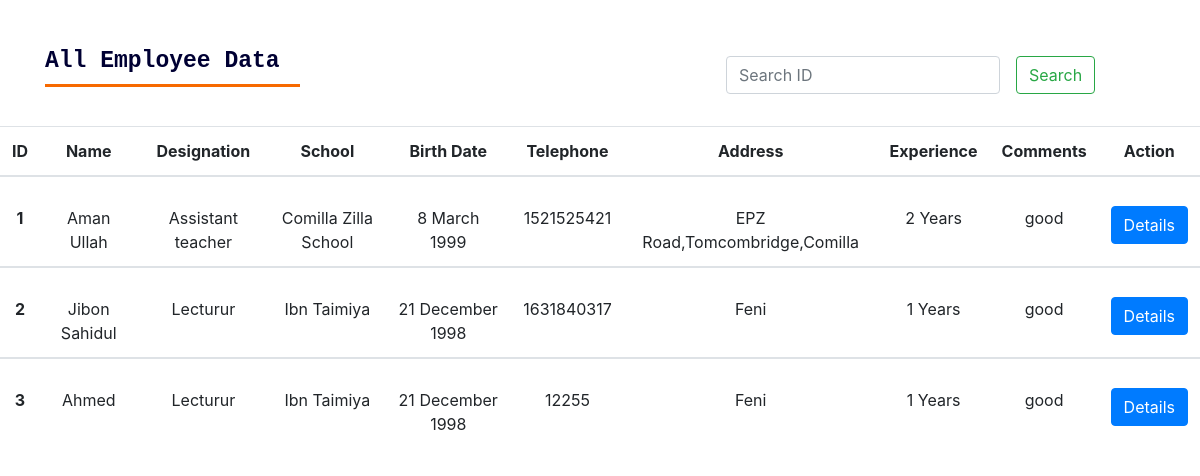
The page /view_employee.php on the database its author committed.
### tables this page shows
CREATE TABLE `add_employee` (
  `Id:` varchar(50) NOT NULL,
  `name:` text NOT NULL,
  `designation:` text NOT NULL,
  `school_name:` text NOT NULL,
  `birth_date` varchar(50) NOT NULL,
  `number` int(12) NOT NULL,
  `email` varchar(50) NOT NULL,
  `address` varchar(250) NOT NULL,
  `edu_qualification` varchar(250) NOT NULL,
  `job_experience` varchar(50) NOT NULL,
  `publications` varchar(50) NOT NULL,
  `outstanding_quality` varchar(50) NOT NULL,
  `comment` varchar(100) NOT NULL
);

### view_employee.php (the view, shortened to what this page needs)
<?php
$servername = "localhost";
$username = "root";
$password = "";
$dbname="payroll";
$conn = new mysqli($servername, $username, $password);
$conn->select_db($dbname);
?>
<!DOCTYPE html>
<html lang="en">
	<head>
		<link rel="stylesheet" href="https://stackpath.bootstrapcdn.com/bootstrap/4.3.1/css/bootstrap.min.css">
	</head>
	<body>
		<div class="container"></div><br><br>
		<div class="container">
			<div class="heading">
				<div class="row">
					<div class="col-md-3">
						<div class="heading1">
							<h4>All Employee Data</h4>
						</div>
					</div>
					<div class="col-md-4"></div>
					<div class="col-md-5">
						<nav class="navbar navbar-light bg-#2C363C;">
							<form class="form-inline" method="post">
								<input class="form-control mr-sm-3" type="search" placeholder="Search ID" name="id" aria-label="Search">
								<button class="btn btn-outline-success my-2 my-sm-0" type="submit" name="search">Search</button>
							</form>
						</nav>
					</div>
				</div>
			</div>
		</div><br>
		<table class="table table-hover" style="text-align: center;" >
			<thead>
				<tr>
					<th scope="col">ID</th>
					<th scope="col">Name</th>
					<th scope="col">Designation</th>
					<th scope="col">School</th>
					<th scope="col">Birth Date</th>
					<th scope="col">Telephone</th>
					<th scope="col">Address</th>
					<th scope="col">Experience</th>
					<th scope="col">Comments</th>
					<th scope="col">Action</th>
				</tr>
			</thead>
			<?php
				$query="SELECT * FROM `add_employee`";
				$result_query=$conn->query($query);
				while ($fetch_result=$result_query->fetch_array())
					{
			?>
			<tbody>
				<tr>
					<th scope="row" style="padding-top: 29px;"><?php print $fetch_result[0]?></th>
					<td style="padding-top: 29px;"><?php print $fetch_result[1]?></td>
					<td style="padding-top: 29px;"><?php print $fetch_result[2]?></td>
					<td style="padding-top: 29px;"><?php print $fetch_result[3]?></td>
					<td style="padding-top: 29px;"><?php print $fetch_result[4]?></td>
					<td style="padding-top: 29px;"><?php print $fetch_result[5]?></td>
					<td style="padding-top: 29px;"><?php print $fetch_result[7]?></td>
					<td style="padding-top: 29px;"><?php print $fetch_result[9]?></td>
					<td style="padding-top: 29px;"><?php print $fetch_result[12]?></td>
					<td style="padding-top: 29px;">
						<a href="home.php?&&page=prfl&&id=<?php print $fetch_result[0]?>"><button class="btn btn-primary" action="prfl.php" value="<?php print $fetch_result[0]?>">Details</button></a>
					</td>
				</tr>
			</tbody>
			<?php
			}
			?>
		</table>
	</body>
</html>

### view_employee.php (style rules this page uses)
.heading1 { border-bottom: 3px solid #F76900; }
.heading1 h4 { color: #000033; font-weight:bold; font-family: monospace; font-size: 23px; }

### rows shown on the page
add_employee: value "1", value "Aman Ullah", value "Assistant teacher", value "Comilla Zilla School", birth_date "8 March 1999", number "1521525421", address "EPZ Road,Tomcombridge,Comilla", job_experience "2 Years", comment "good"
add_employee: value "2", value "Jibon Sahidul", value "Lecturur", value "Ibn Taimiya", birth_date "21 December 1998", number "1631840317", address "Feni", job_experience "1 Years", comment "good"
add_employee: value "3", value "Ahmed", value "Lecturur", value "Ibn Taimiya", birth_date "21 December 1998", number "12255", address "Feni", job_experience "1 Years", comment "good"
